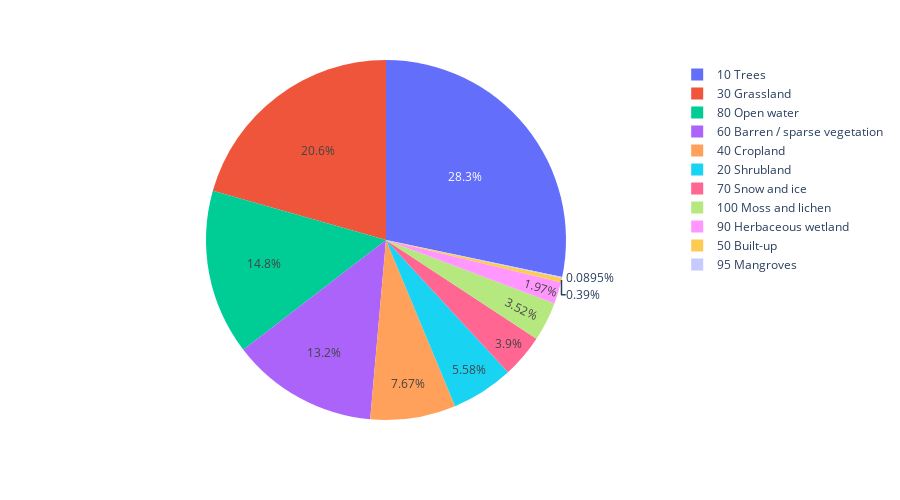

The cell this chart's notebook holds for it:
### Code cell
geemap.pie_chart(df, names='label', values='value', height=500)

### Figure 1 — Plotly figure (JSON) as saved in the notebook; plotly's stock layout.template omitted (floating-point values rounded to 4 significant figures)
{"data": [{"domain": {"x": [0, 1], "y": [0, 1]}, "hovertemplate": "label=%{label}<br>value=%{value}<extra></extra>", "labels": ["10 Trees", "30 Grassland", "80 Open water", "60 Barren / sparse vegetation", "40 Cropland", "20 Shrubland", "70 Snow and ice", "100 Moss and lichen", "90 Herbaceous wetland", "50 Built-up", "95 Mangroves"], "legendgroup": "", "name": "", "showlegend": true, "type": "pie", "values": [61398100, 44710000.0, 32200000.0, 28580000.0, 16650058, 12119054, 8461000.0, 7636000.0, 4268000.0, 847549, 194169]}], "layout": {"height": 500, "legend": {"tracegroupgap": 0}, "margin": {"t": 60}}}
